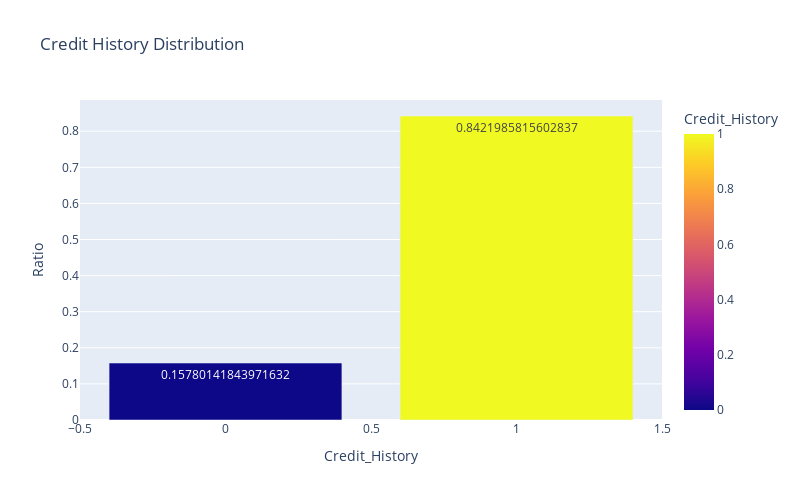

Here is the notebook cell this chart was saved with:
### Markdown cell above
#### Credit History Distribution

### Code cell
credit_history_counts = train['Credit_History'].value_counts(normalize=True).reset_index()
credit_history_counts.columns = ['Credit_History', 'Percentage']

fig = px.bar(credit_history_counts,
             x='Credit_History',
             y='Percentage',
             text='Percentage',
             labels={'Percentage': 'Ratio'},
             color='Credit_History',
             color_discrete_sequence=['blue', 'purple'],
             title='Credit History Distribution',
             hover_data={'Credit_History': False, 'Percentage': ':.2%'},
             width=800, height=500)
fig.show()

### Figure 1 — Plotly figure (JSON) as saved in the notebook; plotly's stock layout.template omitted (floating-point values rounded to 4 significant figures)
{"data": [{"alignmentgroup": "True", "hovertemplate": "Ratio=%{text:.2%}<extra></extra>", "legendgroup": "", "marker": {"color": [1, 0], "coloraxis": "coloraxis", "pattern": {"shape": ""}}, "name": "", "offsetgroup": "", "orientation": "v", "showlegend": false, "text": [0.8422, 0.1578], "textposition": "auto", "type": "bar", "x": [1, 0], "xaxis": "x", "y": [0.8422, 0.1578], "yaxis": "y"}], "layout": {"barmode": "relative", "coloraxis": {"colorbar": {"title": {"text": "Credit_History"}}, "colorscale": [[0, "#0d0887"], [0.1111, "#46039f"], [0.2222, "#7201a8"], [0.3333, "#9c179e"], [0.4444, "#bd3786"], [0.5556, "#d8576b"], [0.6667, "#ed7953"], [0.7778, "#fb9f3a"], [0.8889, "#fdca26"], [1, "#f0f921"]]}, "height": 500, "legend": {"tracegroupgap": 0}, "title": {"text": "Credit History Distribution"}, "width": 800, "xaxis": {"anchor": "y", "domain": [0, 1], "title": {"text": "Credit_History"}}, "yaxis": {"anchor": "x", "domain": [0, 1], "title": {"text": "Ratio"}}}}
